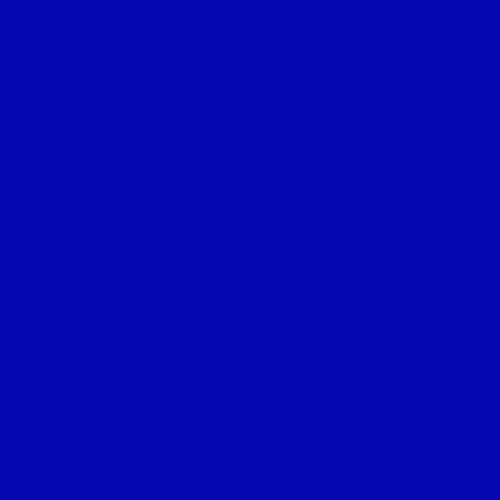
Frame 1 (no input)
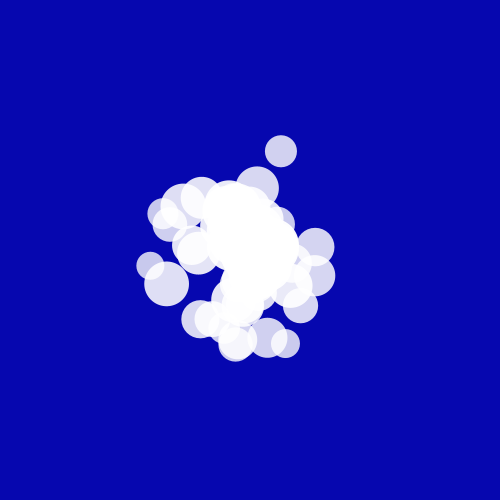
Frame 60 (the mouse pressed at the canvas centre just before this capture)
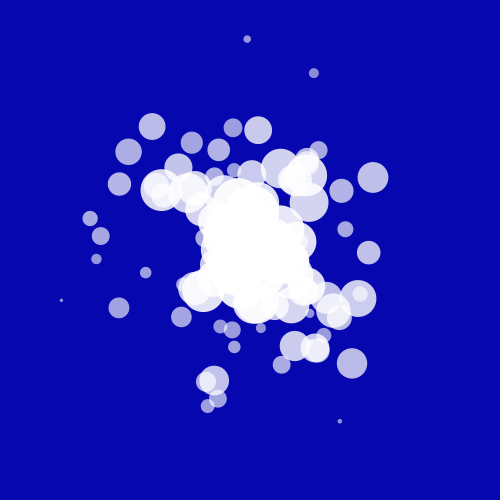
Frame 120 (the mouse held since frame 60 and released just before this capture)

The Processing sketch that drew these frames (run headless with seeded random() and noise(); from frame 60 on, the mouse is pressed at the canvas centre):

// Processing sketch: sketch_03012017
// ── sketch_03012017.pde

ArrayList<Mover> m;

void setup(){
  size(500,500);
  m = new ArrayList<Mover>();
}


void draw(){
  background(6,7,175);
  for(int i = m.size()-1; i >=0; i--){
    Mover move = m.get(i); 
    move.update();
    move.display(); 
    if(move.isDead()){
      m.remove(i);
    }
  } 
  m.add(new Mover(/*mouseX, mouseY*/));

}
// ── Mover.pde
class Mover{
  PVector location;
  PVector velocity;
  PVector acceleration;
  float alpha = 255;
  float size = random(50,60);
  float x;
  float y;
  Mover(/*float depart_x, float depart_y*/){
    //x = depart_x; 
    //y = depart_y; 
    location = new PVector(width/2, height/2);
    velocity = new PVector(0,0);
    acceleration = new PVector(0,0);
  }
  
  void update(){
    acceleration = PVector.random2D();
    velocity.add(acceleration);
    location.add(velocity);
    velocity.limit(3);
    alpha-=1;
    size -= random(0.3,0.5);
  }
  boolean isDead(){
    if(alpha<=0 || size<=0){
        return true;
    }else{
       return false;
    }
  }
  void display(){
    noStroke();
    fill(255,alpha);
    ellipse(location.x, location.y, size, size);
  }
}
